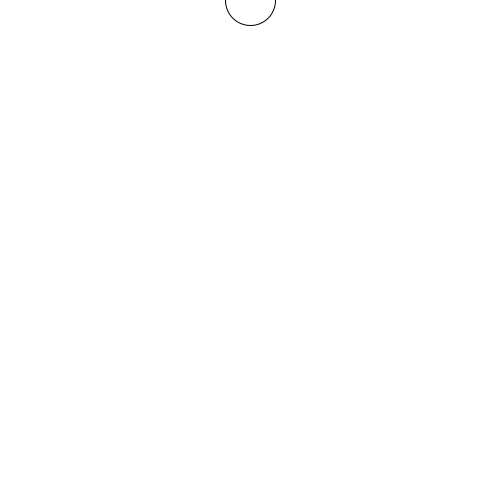
Frame 1 (no input)
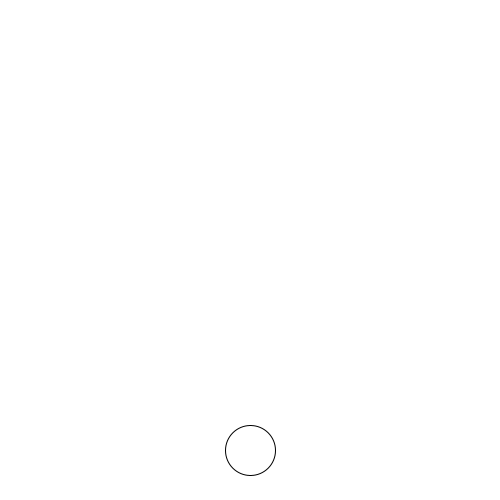
Frame 60 (the mouse pressed at the canvas centre just before this capture)
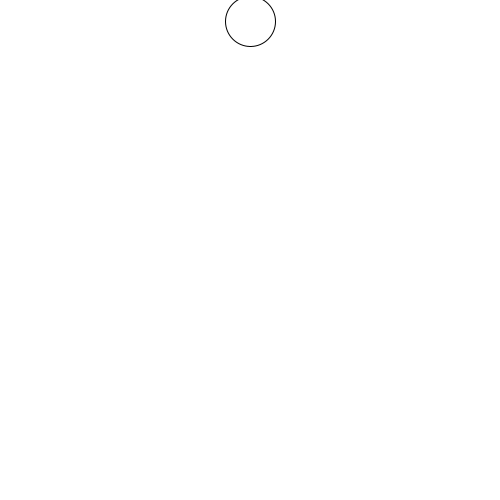
Frame 120 (the mouse held since frame 60 and released just before this capture)

The Processing sketch that drew these frames (run headless with seeded random() and noise(); from frame 60 on, the mouse is pressed at the canvas centre):

// Processing sketch: bouncing_ball_with_acc
// ── bouncing_ball_with_acc.pde
float xpos, ypos;
float yvel;
float yacc;

void setup(){
size(500,500);
xpos = width/2;
ypos = 0;
yvel = 1.0;
yacc = 0.3;

}


void draw(){
background(255);
ellipse(xpos,ypos,50,50);

if(ypos > height){
  yvel *= -1;

}

yvel += yacc; 
ypos += yvel;
//ypos = ypos + yvel;
}
